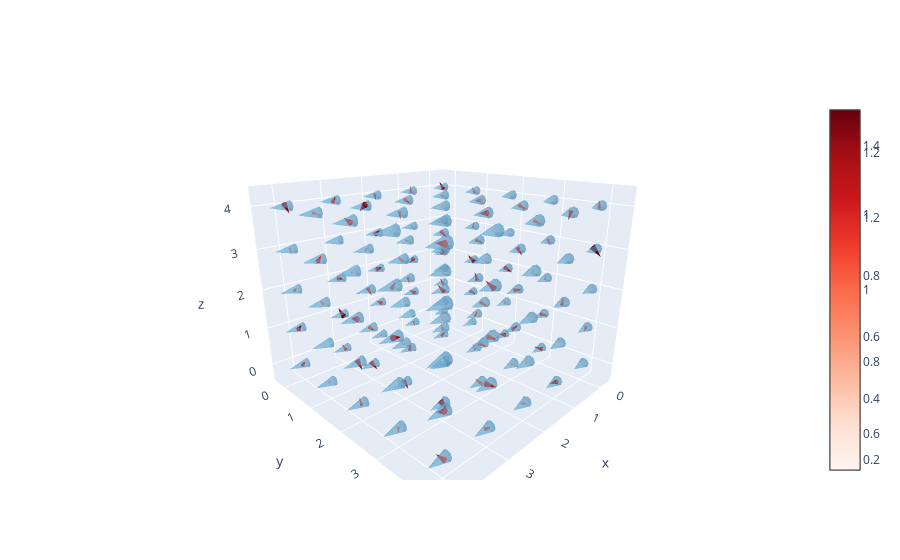

This figure's notebook cell:
### Code cell
fig = go.Figure(data = go.Cone(
    x=x,
    y=y,
    z=z,
    u=init_vectors[:, 0],
    v=init_vectors[:, 1],
    w=init_vectors[:, 2],
    colorscale='Blues',
    sizemode="absolute",
    sizeref=0.4, 
    opacity=0.5))

fig.add_trace(go.Cone(
    x=x,
    y=y,
    z=z,
    u=rand_axis_vectors[:, 0],
    v=rand_axis_vectors[:, 1],
    w=rand_axis_vectors[:, 2],
    colorscale='Reds',
    sizemode="absolute",
    sizeref=0.3))

fig.update_layout(scene=dict(aspectratio=dict(x=1, y=1, z=0.8),
                             camera_eye=dict(x=1.2, y=1.2, z=0.6)))

fig.show()
